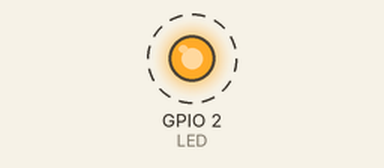
This sketch was run on a simulated ESP32. Shown: output pins drawn as LEDs (lit = HIGH). Dashed ring = blinking.

Above: at 0.2 s.
Timing chart, 0 to 3.0 s (numbered marks = the images above):
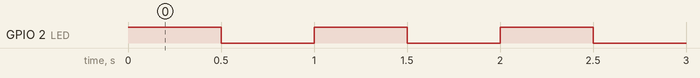

The sketch:

blink.ino
```cpp
/*
 * Buku Ajar Internet of Things (IoT) berbasis ESP32 - Repositori Companion
 * Lisensi kode: MIT
 *
 * CATATAN: berkas ini adalah KERANGKA/TEMPLATE. Lengkapi bagian bertanda TODO
 * pada tahap penulisan bab. Sesuaikan pin dan kredensial sebelum diunggah.
 */
// Bab 2 | Uji toolchain: kedipkan LED bawaan ESP32.

const int LED = 2; // LED bawaan pada banyak board ESP32

void setup() {
  Serial.begin(115200);
  pinMode(LED, OUTPUT);
}

void loop() {
  digitalWrite(LED, HIGH);
  delay(500);
  digitalWrite(LED, LOW);
  delay(500);
  // TODO: cetak pesan uji ke Serial jika diperlukan
}
```

Measured:
- by itself, GPIO 2 (LED): alternates HIGH for 0.50 s and LOW for 0.50 s
